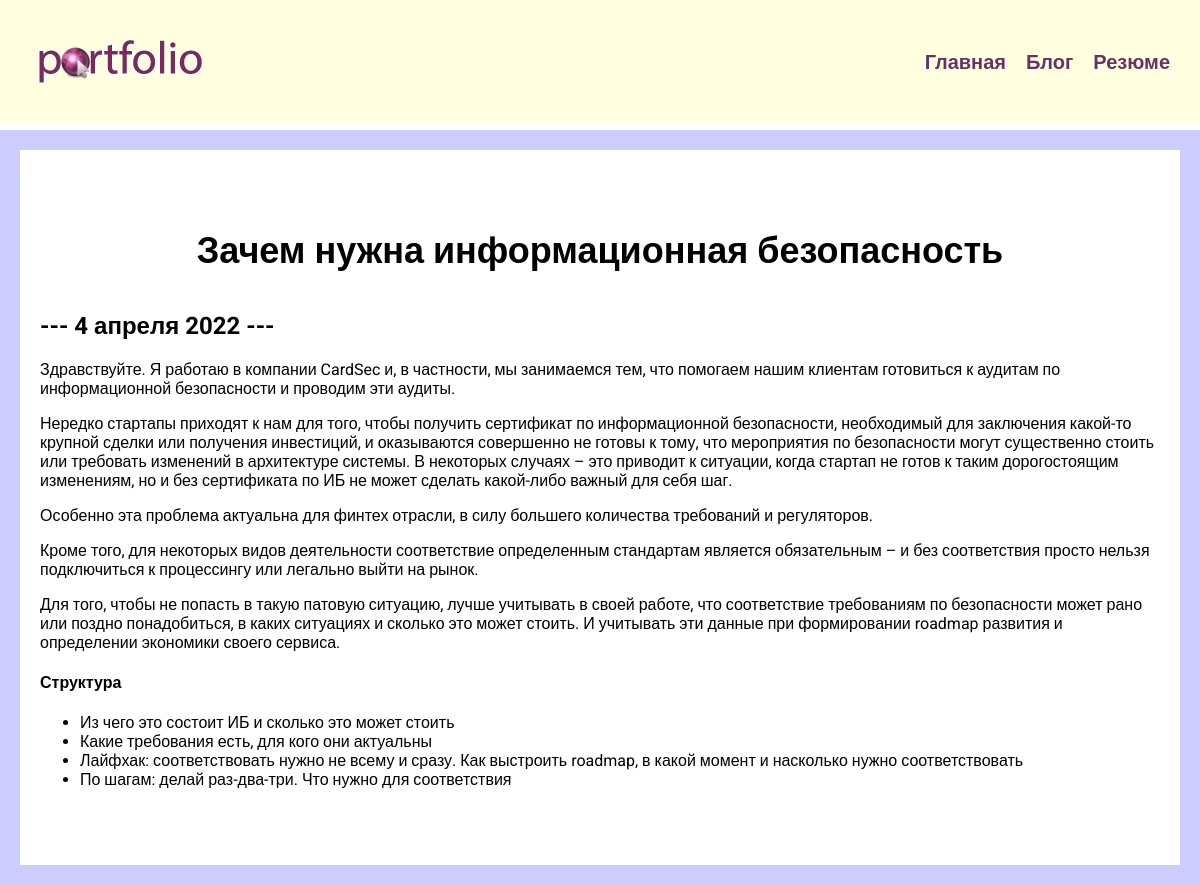
/blog/5/, run on the app's committed database.
### blog/models.py (models this page shows, shortened)
class Blog(models.Model):
    title = models.CharField(max_length=200)
    description = models.TextField()
    date = models.DateField()

### blog/views.py (the view)
# urls.py: path('<int:blog_id>/', views.detail, name='detail'),
def detail(request, blog_id):
    blog = get_object_or_404(Blog, pk=blog_id)  # pk - первичный ключ, ищется id под нужным номером,
    return render(request, 'blog/details.html', {'blog': blog})

### blog/templates/blog/details.html
{% extends 'skills/base.html' %}
{% block content %}
{% load static %}
<div class="detail">
    <h1>{{ blog.title }}</h1>
    <h2>--- {{ blog.date|date:'j E Y' }} ---</h2>
    {{ blog.description|safe }}
</div>
{% endblock %}

### skills/static/css/style.css (style rules this page uses)
body { background: #CCCCFF; padding: 0; margin: 0; font-family: 'Roboto', sans-serif; }
.content h1 { text-align: center; margin: 60px 0 40px; font-size: 36px; }
.detail { background: #FFF; padding: 20px 20px 60px 20px; box-sizing: border-box; }

### data on the page
Blog: title "Зачем нужна информационная безопасность", date "4 апреля 2022", description "Здравствуйте. Я работаю в компании CardSec и, в частности, мы занимаемся тем, что помогаем нашим клиентам готовиться к аудитам по информационной безопасности и проводим эти аудиты. Нередко стартапы приходят к нам для того, чтобы получить сертификат по информационной безопасности, необходимый для заключения какой-то крупной сделки или получения инвестиций, и оказываются совершенно не готовы к тому, что мероприятия по безопасности могут существенно стоить или требовать изменений в архитектуре системы. В некоторых случаях – это приводит к ситуации, когда стартап не готов к таким дорогостоящим изменениям, но и без сертификата по ИБ не может сделать какой-либо важный для себя шаг. Особенно эта…"
